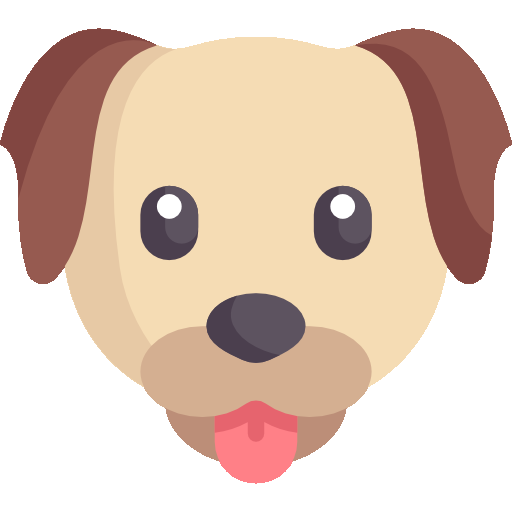
#> input picture images/dog.png, 512 x 512 px, found by its file name; its folder holds only this picture in this run
$ python 'bingo cards.py'
#> lines starting #> are read from the running program, lines starting #| are printed output that depends on the picture; after the words box and inside, x2 and y2 are one past the last pixel; in counts of white or black regions, pixels touching at a corner belong together
### not_my_functions.py
import cv2

def image_resize(image, width = None, height = None, inter = cv2.INTER_AREA):
    # initialize the dimensions of the image to be resized and
    # grab the image size
    dim = None
    (h, w) = image.shape[:2]

    # if both the width and height are None, then return the
    # original image
    if width is None and height is None:
        return image

    # check to see if the width is None
    if width is None:
        # calculate the ratio of the height and construct the
        # dimensions
        r = height / float(h)
        dim = (int(w * r), height)

    # otherwise, the height is None
    else:
        # calculate the ratio of the width and construct the
        # dimensions
        r = width / float(w)
        dim = (width, int(h * r))

    # resize the image
    resized = cv2.resize(image, dim, interpolation = inter)

    # return the resized image
    return resized

def overlay_image(s_img, l_img, position):
    x_offset, y_offset = position
    y1, y2 = y_offset, y_offset + s_img.shape[0]
    x1, x2 = x_offset, x_offset + s_img.shape[1]

    alpha_s = s_img[:, :, 3] / 255.0
    alpha_l = 1.0 - alpha_s

    for c in range(0, 3):
        l_img[y1:y2, x1:x2, c] = (alpha_s * s_img[:, :, c] +
                                alpha_l * l_img[y1:y2, x1:x2, c])
    return l_img

### bingo cards.py
import cv2
import numpy as np
import random
import os
from not_my_functions import overlay_image, image_resize

def bingo_card(
    rows,
    columns,
    random_list,
    background = None,
    line_color = (0,0,0),
    line_thickness = 2,
    font_type = cv2.FONT_HERSHEY_PLAIN,
    font_scale = 1,
    font_thickness = 3,
    font_color = (0,0,0),
    max_image_size = 50,
    ):

    if len(random_list) < rows * columns:
        raise(Exception(f"Not enough random choices (at least {str(rows * columns)})! You have more boxes than random choices."))
    card_values = random.sample(random_list, rows * columns) # take random values from the list using the number of boxes
    random.shuffle(card_values)

    if type(background) != np.ndarray:
        background = np.zeros(shape=[500,500,3], dtype=np.uint8)
        background.fill(255)

    table_height, table_width = background.shape[:2]
    box_width, box_height = int(table_width / rows), int(table_height / columns)

    for x in range(1, table_width, box_width):
        background = cv2.line(
            background,
            (x, 1),
            (x, table_height),
            line_color,
            thickness=line_thickness
        )

    for y in range(1, table_height, box_height):
        background = cv2.line(
            background,
            (1, y),
            (table_width, y),
            line_color,
            thickness=line_thickness
        )

    # draw lines on right and bottom of table (where they would be skipped in the for loops)
    background = cv2.line(
        background,
        (table_width-line_thickness, 1),
        (table_width-line_thickness, table_height-line_thickness),
        line_color,
        thickness=line_thickness
        )
    background = cv2.line(
        background,
        (1, table_height-line_thickness),
        (table_width-line_thickness, table_height-line_thickness),
        line_color,
        thickness=line_thickness
        )

    for x in range(1, rows + 1):
        for y in range(1, columns + 1):
            box_x, box_y = int(x * box_width - box_width / 2), int(y * box_height - box_height / 2)
            object = card_values[0] # take the first value in the list and delete it
            card_values.pop(0)

            if type(object) is str: # if object is text
                (text_width, text_height), baseline = cv2.getTextSize(object, font_type, font_scale, font_thickness)
                #text_height += baseline / 2 # add baseline to text height (it's necessary for accuracy)

                cv2.putText(
                    background,
                    object,
                    (int(box_x - text_width / 2), int(box_y + text_height / 2)),
                    font_type,
                    font_scale,
                    font_color,
                    font_thickness
                )
            elif type(object) is np.ndarray: # if object is an image
                img_h, img_w = object.shape[:2]

                if img_h > max_image_size:
                    object = image_resize(object, height=max_image_size)
                    img_h, img_w = object.shape[:2]
                if img_w > max_image_size:
                    object = image_resize(object, width=max_image_size)
                    img_h, img_w = object.shape[:2]

                try:
                    background = overlay_image(
                        object,
                        background,
                        (int(box_x - img_w / 2), int(box_y - img_h / 2))
                    )
                except:
                    raise(Exception("Image object is too big!"))
    return background

cards = 3
choices_list = ["1","2","3","4","5","6","7","8","9"]
images_folder = os.getcwd() + "\\images\\"

for f in os.listdir(images_folder):
    try:
        image = cv2.imread(images_folder + f, cv2.IMREAD_UNCHANGED)
#> image is the input picture: shape (512, 512, 4); mean B, G, R, A 185.2, 200.9, 224, 157

        if type(image) is np.ndarray:
            choices_list.append(image)
    except:
        pass

for card_number in range(1, cards + 1):
    template = cv2.imread("cards and templates\\template.png")
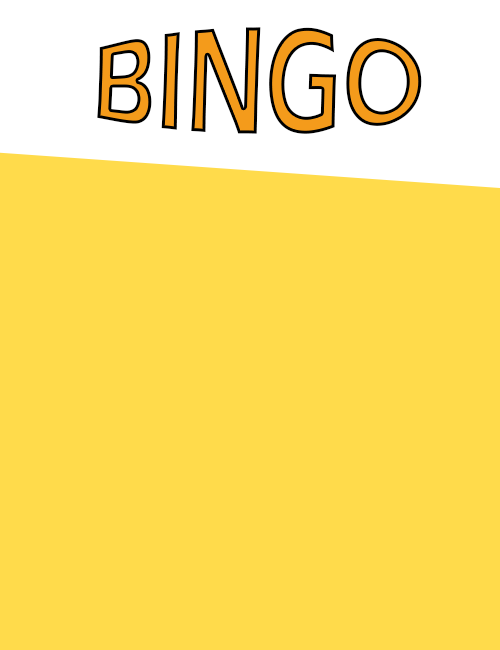
#> input picture cards and templates/template.png, 500 x 650 px, found by its file name
#> template is the input picture: shape (650, 500, 3); mean B, G, R 111.2, 220.9, 249.9
    x_offset, y_offset = 50, 200
    width, height = 400,400
    cutout = template[y_offset:y_offset + height, x_offset:x_offset + width]
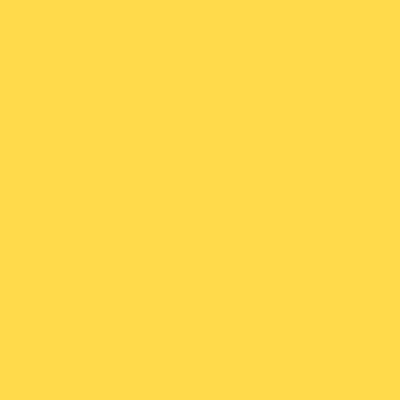
#> cutout: shape (400, 400, 3); mean B, G, R 75, 219, 255

    bingo_cutout = bingo_card(
        rows = 3,
        columns = 3,
        line_color = [255, 255, 255],
        line_thickness = 2,
        font_type = cv2.FONT_HERSHEY_DUPLEX,
        font_scale = 4,
        font_thickness = 4,
        font_color = [255, 255, 255],
        max_image_size = 120, # maximum image width and height in pixels
        random_list = choices_list,
        background = cutout
    )
#> in bingo_card, `card_values = random.sample(random_list, rows * columns)`: card_values = 9 items
#> the loop in bingo_card, `for y in range(1, table_height, box_height):` made 3 passes
#> pass 1, in bingo_card, `background = cv2.line( background, (1, y), (table_width, y), line_colo..`:
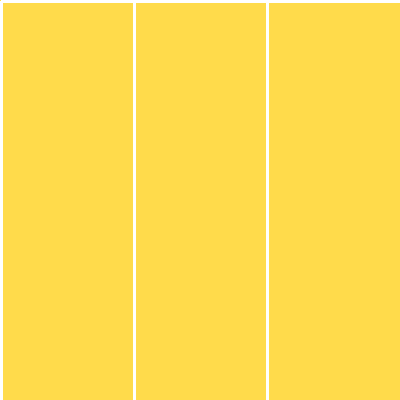
#> background: shape (400, 400, 3); mean B, G, R 80.4, 220.1, 255
#> the loop in bingo_card, `for x in range(1, rows + 1):` made 3 passes
#> pass 2, in overlay_image, `alpha_s = s_img[:, :, 3] / 255.0`:
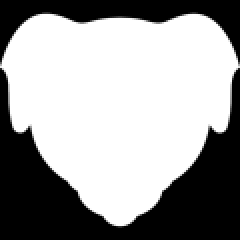
#> alpha_s: shape (120, 120) float64 (shown 2 times larger); min 0, max 1, mean 0.616
#> pass 2, in overlay_image, `alpha_l = 1.0 - alpha_s`:
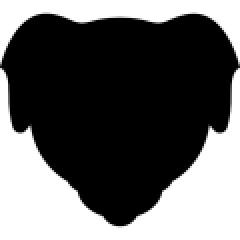
#> alpha_l: shape (120, 120) float64 (shown 2 times larger); min 0, max 1, mean 0.384
#> after the loop in bingo_card, `for x in range(1, rows + 1):`:
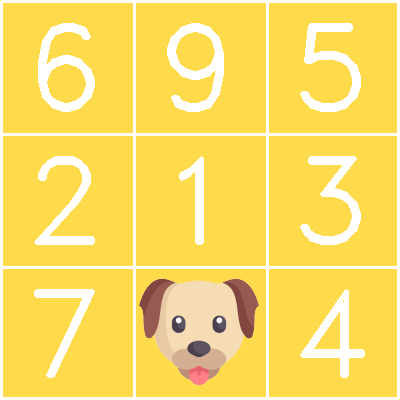
#> background: shape (400, 400, 3); mean B, G, R 104.3, 221.3, 252.2
#> after the loop in bingo_card, `for x in range(1, rows + 1):`: card_values = []; img_h = 120

    template[y_offset:y_offset + height, x_offset:x_offset + width] = bingo_cutout
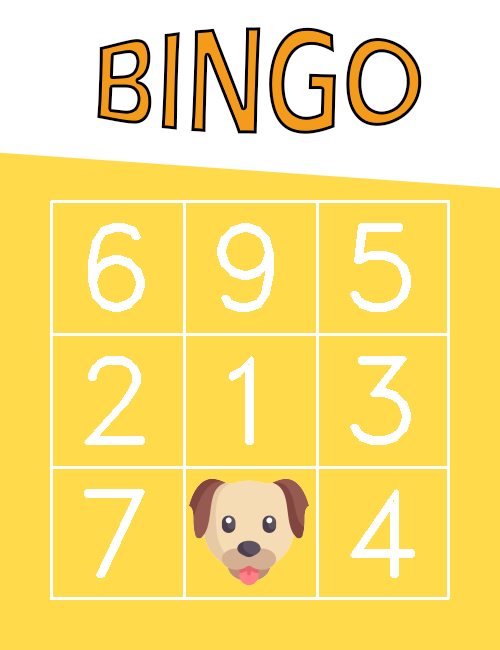
#> template: shape (650, 500, 3); 9.78% of pixels changed, all inside (x1, y1, x2, y2) = (50, 200, 450, 600)
    cv2.imwrite("cards and templates\\Table " + str(card_number) + ".jpg", template)

cv2.destroyAllWindows()
